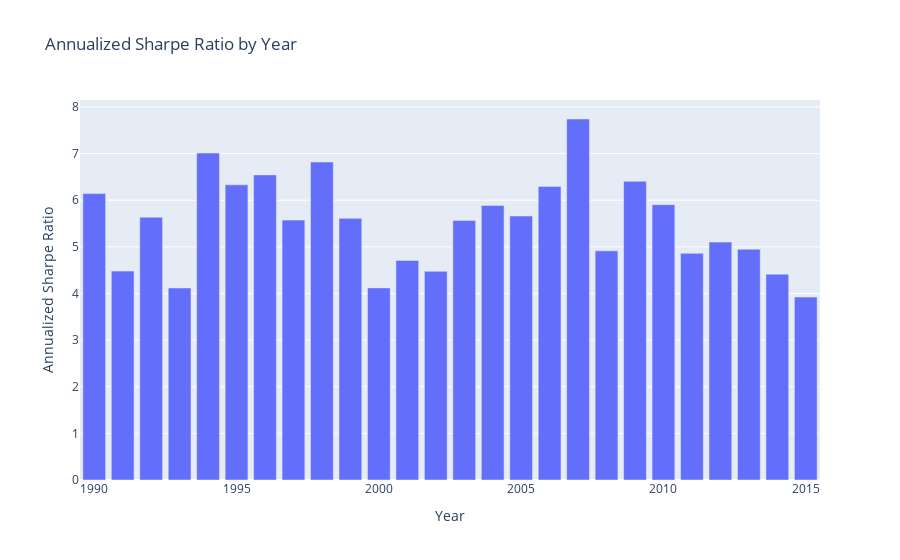

Write notebook code for a chart like this one.
### Markdown cell above
Compare 1,0 to model that predicts returns only (can bucket 10 return buckets maybe),peanlize mispredictions of 1 more than 0 Geanie impurity. Change dataset in testing to only consider current sp 500

### Code cell
# Create a DataFrame from the Series to make grouping easier
sharpe_df = pd.DataFrame(total_returns)
sharpe_df.columns = ['RET']
sharpe_df['Year'] = sharpe_df.index.year

# Group by year and calculate the Sharpe ratio for each year
sharpe_ratios = sharpe_df.groupby('Year')['RET'].apply(calculate_sharpe_ratio)

# Calculate the annualized Sharpe ratio for each year
annualized_sharpe_ratios = sharpe_ratios.apply(calculate_annualized_sharpe_ratio)

# Create a DataFrame to store the annualized Sharpe ratios
annualized_sharpe_ratio_df = pd.DataFrame(annualized_sharpe_ratios).reset_index()
annualized_sharpe_ratio_df.columns = ['Year', 'Annualized Sharpe Ratio']

# Create a bar plot of the annualized Sharpe ratios
fig = px.bar(annualized_sharpe_ratio_df, x='Year', y='Annualized Sharpe Ratio',
             title='Annualized Sharpe Ratio by Year',
             labels={'Annualized Sharpe Ratio': 'Annualized Sharpe Ratio'})

# Show the plot
fig.show()

### Figure 1 — Plotly figure (JSON) as saved in the notebook; plotly's stock layout.template omitted (floating-point values rounded to 4 significant figures)
{"data": [{"alignmentgroup": "True", "hovertemplate": "Year=%{x}<br>Annualized Sharpe Ratio=%{y}<extra></extra>", "legendgroup": "", "marker": {"color": "#636efa", "pattern": {"shape": ""}}, "name": "", "offsetgroup": "", "orientation": "v", "showlegend": false, "textposition": "auto", "type": "bar", "x": [1990, 1991, 1992, 1993, 1994, 1995, 1996, 1997, 1998, 1999, 2000, 2001, 2002, 2003, 2004, 2005, 2006, 2007, 2008, 2009, 2010, 2011, 2012, 2013, 2014, 2015], "xaxis": "x", "y": [6.141, 4.48, 5.634, 4.118, 7.012, 6.33, 6.543, 5.573, 6.819, 5.611, 4.12, 4.708, 4.475, 5.567, 5.889, 5.661, 6.296, 7.741, 4.913, 6.405, 5.905, 4.86, 5.101, 4.949, 4.413, 3.923], "yaxis": "y"}], "layout": {"barmode": "relative", "legend": {"tracegroupgap": 0}, "title": {"text": "Annualized Sharpe Ratio by Year"}, "xaxis": {"anchor": "y", "domain": [0, 1], "title": {"text": "Year"}}, "yaxis": {"anchor": "x", "domain": [0, 1], "title": {"text": "Annualized Sharpe Ratio"}}}}
